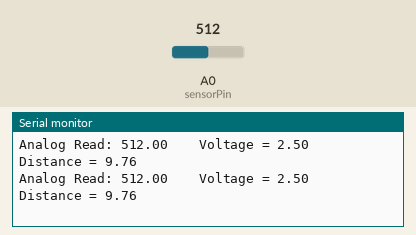
Bench run of a sketch on a simulated Arduino Uno, built with avr-gcc and run on an emulated ATmega328P. On the bench: the last lines printed to the serial monitor. The inputs (shaded band) are chosen by the test bench; at power-on: A0 (sensorPin) = 512.

Above: at 4.2 s.
4.3 s: A0 (sensorPin) set to 984
At 5.0 s:
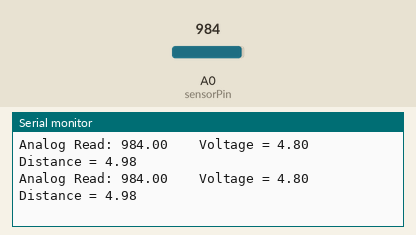
7.3 s: A0 (sensorPin) set to 1007
At 8.1 s:
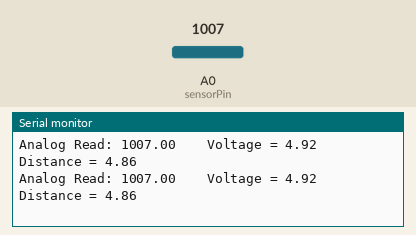
Timing chart, 0 to 10.3 s (numbered marks = the images above; inputs shaded):
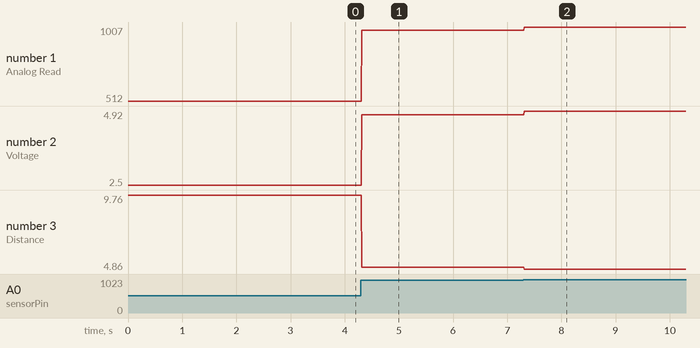

The sketch:

distanceTest.ino
```cpp
//Distance Tracker test
//taken from https://www.instructables.com/id/How-to-Use-the-Sharp-IR-Sensor-GP2Y0A41SK0F-Arduin/
int sensorPin = A0;

void setup() {
  // put your setup code here, to run once:
  Serial.begin(57600);

}

void loop() {
  // put your main code here, to run repeatedly:
  float readVal = analogRead(sensorPin);
  float volts = readVal;
  Serial.print("Analog Read: ");
  Serial.print(volts);
  volts = volts * 5 / 1024;
  Serial.print("    Voltage = ");
  Serial.print(volts);
//  float distance = 13 * pow(volts, -1)*2.54;

//http://qqtrading.com.my/infrared-proximity-sensor-10-80cm-sharp-gp2y0a21yk0f
//Conversion factor taken from link above.

  float distance = 4800/(readVal - 20);
  if(distance < 0 || distance > 100) {
    distance = 0;
  }
  Serial.print("    Distance = ");
  Serial.println(distance);

}
```

Measured:
- after the input at 4.3 s, the serial monitor: prints a new line at once (image 1)
- after the input at 7.3 s, the serial monitor: prints a new line at once (image 2)
- plotted number 1: 512 → 984 after the input at 4.3 s, 984 → 1007 after the input at 7.3 s
- plotted number 2: 2.5 → 4.8 after the input at 4.3 s, 4.8 → 4.92 after the input at 7.3 s
- plotted number 3: 9.76 → 4.98 after the input at 4.3 s, 4.98 → 4.86 after the input at 7.3 s
